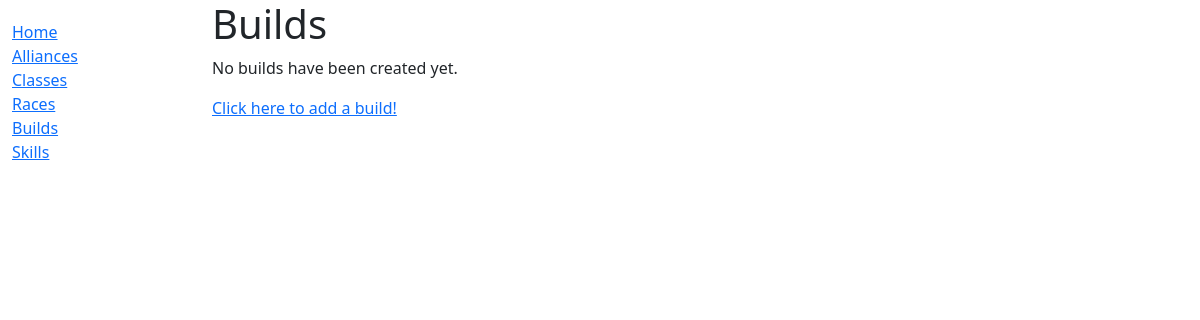
Page /eso/builds/ on the earlier database version.
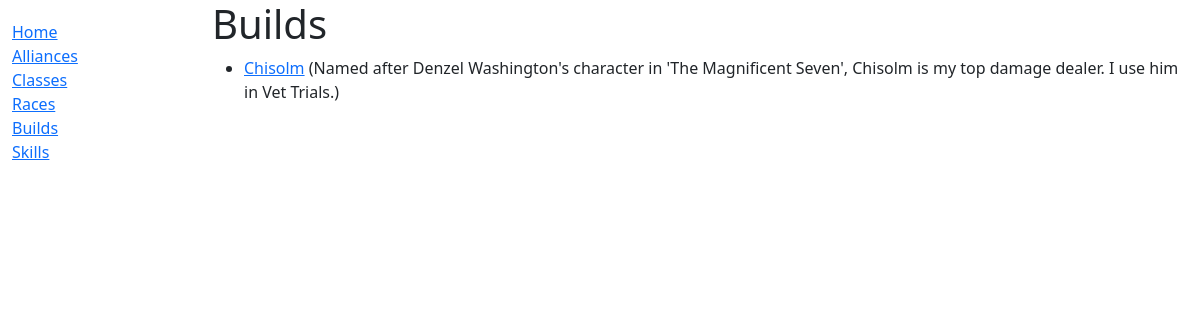
Same page on the later database version.
### eso_app/models.py (models this page shows)
class BuildEditor(models.Model):
    name = models.CharField(max_length=200)
    desc = models.TextField(max_length=1000, verbose_name='Description', blank=True, default="")
    GENDERS = (
        ('M', 'Male'),
        ('F', 'Female')
    )
    gender = models.CharField(max_length=20, choices=GENDERS, blank=True)
    ALLIANCES = (
        ('ALDMERI', 'Aldmeri Dominion'),
        ('DAGGERFALL', 'Daggerfall Covenant'),
        ('EBONHEART', 'Ebonheart Pact')
    )
    alliance = models.CharField(max_length=50, choices=ALLIANCES)
    RACES = (
        ('BRETON', 'Breton'),
        ('KHAJIT', 'Khajit'),
        ('ORC', 'Orc'),
        ('HIGH_ELF', 'High Elf'),
        ('DARK_ELF', 'Dark Elf'),
        ('WOOD_ELF', 'Wood Elf'),
        ('ARGONIAN', 'Argonian'),
        ('REDGUARD', 'Redguard'),
        ('NORD', 'Nord'),
        ('IMPERIAL', 'Imperial')
    )
    race = models.CharField(max_length=30, choices=RACES)
    CLASSES = (
        ('DK', 'Dragonknight'),
        ('TP', 'Templar'),
        ('WD', 'Warden'),
        ('SC', 'Sorcerer'),
        ('NC', 'Necromancer'),
        ('NB', 'Nightblade')
    )
    clazz = models.CharField(max_length=30, choices=CLASSES, db_column='class', verbose_name='class')
    head = models.CharField(max_length=100, blank=True, default="")
    shoulders = models.CharField(max_length=100, blank=True, default="")
    chest = models.CharField(max_length=100, blank=True, default="")
    legs = models.CharField(max_length=100, blank=True, default="")
    hands = models.CharField(max_length=100, blank=True, default="")
    waist = models.CharField(max_length=100, blank=True, default="")
    feet = models.CharField(max_length=100, blank=True, default="")
    necklace = models.CharField(max_length=100, blank=True, default="")
    ring_one = models.CharField(max_length=100, blank=True, default="")
    ring_two = models.CharField(max_length=100, blank=True, default="")
    frontbar_weapon = models.CharField(max_length=100, blank=True, default="")
    frontbar_skill_one = models.ForeignKey(Skills, on_delete=models.CASCADE, blank=True, null=True, default="", related_name='+')
    frontbar_skill_two = models.ForeignKey(Skills, on_delete=models.CASCADE, blank=True, null=True, default="", related_name='+')
    frontbar_skill_three = models.ForeignKey(Skills, on_delete=models.CASCADE, blank=True, null=True, default="", related_name='+')
    frontbar_skill_four = models.ForeignKey(Skills, on_delete=models.CASCADE, blank=True, null=True, default="", related_name='+')
    frontbar_skill_five = models.ForeignKey(Skills, on_delete=models.CASCADE, blank=True, null=True, default="", related_name='+')
    frontbar_ultimate = models.ForeignKey(Skills, on_delete=models.CASCADE, blank=True, null=True, default="", related_name='+')
    backbar_weapon = models.CharField(max_length=100, blank=True, default="")
    backbar_skill_one = models.ForeignKey(Skills, on_delete=models.CASCADE, blank=True, null=True,default="", related_name='+')
    backbar_skill_two = models.ForeignKey(Skills, on_delete=models.CASCADE, blank=True, null=True, default="", related_name='+')
    backbar_skill_three = models.ForeignKey(Skills, on_delete=models.CASCADE, blank=True, null=True, default="", related_name='+')
    backbar_skill_four = models.ForeignKey(Skills, on_delete=models.CASCADE, blank=True, null=True, default="", related_name='+')
    backbar_skill_five = models.ForeignKey(Skills, on_delete=models.CASCADE, blank=True, null=True, default="", related_name='+')
    backbar_ultimate = models.ForeignKey(Skills, on_delete=models.CASCADE, blank=True, null=True, default="", related_name='+')
    ROLES = (
        ('T', 'Tank'),
        ('D', 'Damage Dealer'),
        ('H', 'Healer')
    )
    role = models.CharField(max_length=50, choices=ROLES)
    PLAY_STYLE = (
        ('PVP', 'PVP'),
        ('PVE', 'PVE')
    )
    playstyle = models.CharField(max_length=10, choices=PLAY_STYLE, verbose_name='Play Style')
    CURSES = (
        ('V', 'Vampire'),
        ('W', 'Werewolf')
    )
    curse = models.CharField(max_length=50, choices=CURSES, blank=True, default="", help_text="Optional")
    MUNDUS_STONES = (
        ('APPRENTICE', 'The Apprentice'),
        ('ATRONACH', 'The Atronach'),
        ('LADY', 'The Lady'),
        ('LORD', 'The Lord'),
        ('LOVER', 'The Lover'),
        ('MAGE', 'The Mage'),
        ('RITUAL', 'The Ritual'),
        ('SERPENT', 'The Serpent'),
        ('SHADOW', 'The Shadow'),
        ('STEED', 'The Steed'),
        ('THIEF', 'The Thief'),
        ('TOWER', 'The Tower'),
        ('WARRIOR', 'The Warrior')
    )
    mundus = models.CharField(max_length=100, choices=MUNDUS_STONES)
    attributes_health = models.IntegerField(default=0, validators=[MaxValueValidator(64), MinValueValidator(0)],
                                            verbose_name="Health")
    attributes_magicka = models.IntegerField(default=0, validators=[MaxValueValidator(64), MinValueValidator(0)],
                                             verbose_name="Magicka")
    attributes_stamina = models.IntegerField(default=0, validators=[MaxValueValidator(64), MinValueValidator(0)],
                                             verbose_name="Stamina")
    house = models.CharField(max_length=500)
    mount = models.CharField(max_length=500)
    video = models.URLField(default="", blank=True)
    image = models.ImageField(upload_to='images/% Y/% m/% d/', default="default.jpg", blank=True)
    class Meta:
        ordering = ['-name']
    def get_absolute_url(self):
        return reverse('build-detail', args=[str(self.id)])

### eso_app/views.py (the view)
# urls.py: path('builds/', views.BuildEditorView.as_view(), name='builds'),
class BuildEditorView(ListView):
    model = BuildEditor
    context_object_name = 'build_list'
    template_name = 'build_list.html'

### eso_app/templates/build_list.html
{% extends "base_generic.html" %}
{% block content %}
  <h1>Builds</h1>
  {% if build_list %}
  <ul>
    {% for build in build_list %}
      <li>
        <a href="{{ build.get_absolute_url }}">{{ build.name }}</a> ({{build.desc}})
      </li>
    {% endfor %}
  </ul>
  {% else %}
    <p>No builds have been created yet.</p>
      <a href="/">Click here to add a build!</a>
  {% endif %}
{% endblock %}

Differences in the rows shown:
added BuildEditor: name "Chisolm", desc "Named after Denzel Washington's character in 'The Magnificent Seven', Chisolm is my top damage dealer. I use him in Vet Trials."
Other differences:
text no longer shown: "No builds have been created yet. Click here to add a build!"
